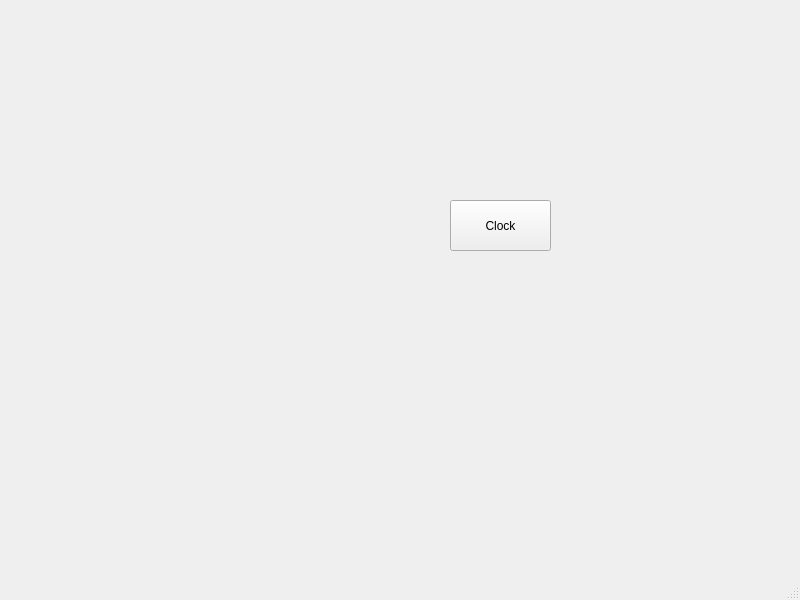
<?xml version="1.0" encoding="UTF-8"?>
<ui version="4.0">
 <class>MainWindow</class>
 <widget class="QMainWindow" name="MainWindow">
  <property name="geometry">
   <rect>
    <x>0</x>
    <y>0</y>
    <width>800</width>
    <height>600</height>
   </rect>
  </property>
  <property name="windowTitle">
   <string>MainWindow</string>
  </property>
  <widget class="QWidget" name="centralwidget">
   <widget class="QPushButton" name="pushButton">
    <property name="geometry">
     <rect>
      <x>450</x>
      <y>200</y>
      <width>101</width>
      <height>51</height>
     </rect>
    </property>
    <property name="text">
     <string>Clock</string>
    </property>
   </widget>
  </widget>
  <widget class="QMenuBar" name="menubar">
   <property name="geometry">
    <rect>
     <x>0</x>
     <y>0</y>
     <width>800</width>
     <height>25</height>
    </rect>
   </property>
  </widget>
  <widget class="QStatusBar" name="statusbar"/>
 </widget>
 <resources/>
 <connections/>
</ui>
